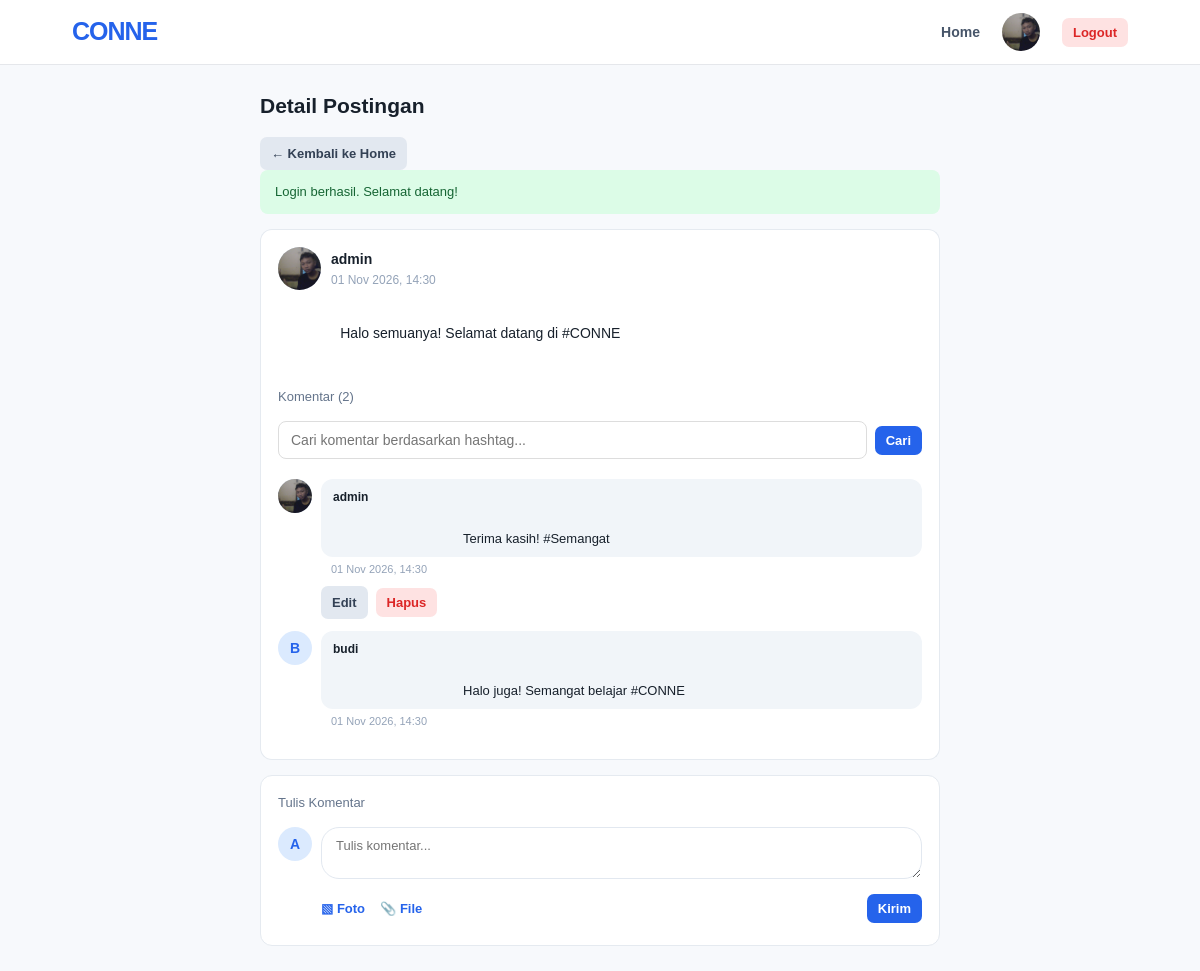
Page /pages/detail-post.php?id=1 (signed in) on the committed database.
### tables this page shows
CREATE TABLE `users` (
  `id` int NOT NULL,
  `username` varchar(50) NOT NULL,
  `email` varchar(100) NOT NULL,
  `password` varchar(255) NOT NULL,
  `bio` text,
  `profile_photo` varchar(255) DEFAULT NULL,
  `created_at` timestamp NULL DEFAULT CURRENT_TIMESTAMP,
  `updated_at` timestamp NULL DEFAULT CURRENT_TIMESTAMP ON UPDATE CURRENT_TIMESTAMP
);

CREATE TABLE `posts` (
  `id` int NOT NULL,
  `user_id` int NOT NULL,
  `content` varchar(250) NOT NULL,
  `image` varchar(255) DEFAULT NULL,
  `file` varchar(255) DEFAULT NULL,
  `file_name` varchar(255) DEFAULT NULL,
  `created_at` timestamp NULL DEFAULT CURRENT_TIMESTAMP,
  `updated_at` timestamp NULL DEFAULT CURRENT_TIMESTAMP ON UPDATE CURRENT_TIMESTAMP
);

CREATE TABLE `comments` (
  `id` int NOT NULL,
  `post_id` int NOT NULL,
  `user_id` int NOT NULL,
  `content` varchar(250) NOT NULL,
  `image` varchar(255) DEFAULT NULL,
  `file` varchar(255) DEFAULT NULL,
  `file_name` varchar(255) DEFAULT NULL,
  `created_at` timestamp NULL DEFAULT CURRENT_TIMESTAMP,
  `updated_at` timestamp NULL DEFAULT CURRENT_TIMESTAMP ON UPDATE CURRENT_TIMESTAMP
);

### helpers/functions.php (called while the page is built, shortened)
<?php
function e($value)
{
    return htmlspecialchars(
        (string) $value,
        ENT_QUOTES | ENT_SUBSTITUTE,
        'UTF-8'
    );
}
function get_flash()
{
    $flash = $_SESSION['flash'];
    return $flash;
}

### helpers/auth.php (called while the page is built, shortened)
<?php
require_once __DIR__ . '/functions.php';
function is_logged_in()
{
    return isset($_SESSION['user_id']);
}
function current_user_id()
{
    return (int) $_SESSION['user_id'];
}

### pages/detail-post.php (the view, shortened to what this page needs)
<?php
require_once __DIR__ . '/../helpers/auth.php';
$currentUser = current_user_id();
$postId = filter_var(
    $_GET['id'] ?? null,
    FILTER_VALIDATE_INT
);
$hashtag = trim($_GET['hashtag'] ?? '');
function show_detail_avatar($photo, $username, $small = false)
{
    $class = $small ? 'avatar avatar-small' : 'avatar';
    if (!empty($photo)) {
        echo '<img class="' . $class . '" src="' .
            BASE_URL . '/' . e($photo) .
            '" alt="Foto profil">';
    } else {
        $initial = strtoupper(
            function_exists('mb_substr')
                ? mb_substr($username, 0, 1, 'UTF-8')
                : substr($username, 0, 1)
        );
        echo '<div class="' . $class . '">';
        echo e($initial);
        echo '</div>';
    }
}
function detail_display_date($date)
{
    return date('d M Y, H:i', strtotime($date));
}
try {
    $postQuery = $pdo->prepare("
        SELECT
            p.*,
            u.username,
            u.profile_photo
        FROM posts p
        INNER JOIN users u ON p.user_id = u.id
        WHERE p.id = :id
        LIMIT 1
    ");
    $postQuery->execute([
        ':id' => $postId
    ]);
    $post = $postQuery->fetch();
$sql = "
    SELECT
        c.*,
        u.username,
        u.profile_photo
    FROM comments c
    INNER JOIN users u ON c.user_id = u.id
    WHERE c.post_id = :post_id
";
$params = [
    ':post_id' => $postId
];
$sql .= "
    ORDER BY c.created_at DESC, c.id DESC
";
$commentQuery = $pdo->prepare($sql);
$commentQuery->execute($params);
$comments = $commentQuery->fetchAll();
} catch (PDOException $e) {
    error_log('Detail post error: ' . $e->getMessage());
    set_flash('error', 'Gagal mengambil detail postingan.');
    redirect('/pages/home.php');
}
$flash = get_flash();
?>
<!DOCTYPE html>
<html lang="id">
<head>
    <link rel="stylesheet"
          href="<?= BASE_URL ?>/assets/css/style.css">
</head>
<body>
<?php require_once __DIR__ . '/../includes/navbar.php'; ?>
<main class="container">
    <h2 class="page-title">Detail Postingan</h2>
    <p>
        <a href="<?= BASE_URL ?>/pages/home.php"
           class="btn btn-secondary btn-small">
            &larr; Kembali ke Home
        </a>
    </p>
    <?php if ($flash): ?>
        <div class="alert <?= $flash['type'] === 'success'
            ? 'alert-success'
            : 'alert-error' ?>">
            <?= e($flash['message']); ?>
        </div>
    <?php endif; ?>
    <article class="post-card">
        <div class="post-header">
            <?php
            show_detail_avatar(
                $post['profile_photo'],
                $post['username']
            );
            ?>
            <div class="post-user">
                <strong>
                    <?= e($post['username']); ?>
                </strong>
                <div class="post-meta">
                    <?= e(detail_display_date($post['created_at'])); ?>
                </div>
            </div>
        </div>
        <?php if ($post['content'] !== ''): ?>
            <div class="post-content">
                <?= nl2br(e($post['content'])); ?>
            </div>
        <?php endif; ?>
    </article>
    <section class="card comment-section">
        <div class="comment-title">
            Komentar (<?= count($comments); ?>)
        </div>
<form method="GET"
      action="<?= BASE_URL ?>/pages/detail-post.php"
      class="hashtag-filter">
    <input
        type="text"
        name="hashtag"
        value="<?= e($hashtag); ?>"
        placeholder="Cari komentar berdasarkan hashtag..."
        maxlength="50"
    >
    <button type="submit" class="btn btn-primary btn-small">
        Cari
    </button>
</form>
        <?php if (empty($comments)): ?>
    <p style="font-size:13px;color:#94a3b8;">
        <?php if ($hashtag !== ''): ?>
            Tidak ada komentar dengan hashtag
            <strong><?= e($hashtag); ?></strong>.
        <?php else: ?>
            Belum ada komentar. Jadilah yang pertama berkomentar!
        <?php endif; ?>
    </p>
        <?php else: ?>
            <?php foreach ($comments as $comment): ?>
                <div class="comment-item">
                    <?php
                    show_detail_avatar(
                        $comment['profile_photo'],
                        $comment['username'],
                        true
                    );
                    ?>
                    <div style="flex:1;min-width:0;">
                        <div class="comment-bubble">
                            <strong>
                                <?= e($comment['username']); ?>
                            </strong>
                            <?php if ($comment['content'] !== ''): ?>
                                <div class="comment-content">
                                    <?= nl2br(e($comment['content'])); ?>
                                </div>
                            <?php endif; ?>
                        </div>
                        <div class="comment-time">
                            <?= e(detail_display_date($comment['created_at'])); ?>
                        </div>
                        <?php if ((int) $comment['user_id'] === (int) $currentUser): ?>
    <div class="comment-actions">
        <a
            href="<?= BASE_URL ?>/pages/edit-comment.php?id=<?= (int) $comment['id']; ?>"
            class="btn btn-secondary btn-small"
        >
            Edit
        </a>
        <form
            action="<?= BASE_URL ?>/actions/delete-comment.php"
            method="POST"
            onsubmit="return confirm('Yakin ingin menghapus komentar ini?');"
        >
            <button type="submit" class="btn btn-danger btn-small">
                Hapus
            </button>
        </form>
    </div>
<?php endif; ?>
                    </div>
                </div>
            <?php endforeach; ?>
        <?php endif; ?>
    </section>
    <section class="card">
        <div class="comment-title">
            Tulis Komentar
        </div>
        <form
            action="<?= BASE_URL ?>/actions/store-comment.php"
            method="POST"
            enctype="multipart/form-data"
            class="comment-form"
        >
            <div class="comment-main">
                <textarea
                    name="content"
                    class="comment-input"
                    rows="2"
                    maxlength="250"
                    placeholder="Tulis komentar..."
                ></textarea>
                <div class="comment-tools">
                    <div class="upload-actions">
                        <label
                            for="comment-image"
                            class="upload-label"
                        >
                            ▧ Foto
                        </label>
                        <label
                            for="comment-file"
                            class="upload-label"
                        >
                            📎 File
                        </label>
                    </div>
                    <button type="submit"
                            class="btn btn-primary btn-small">
                        Kirim
                    </button>
                </div>
            </div>
        </form>
    </section>
</main>
</body>
</html>

### includes/navbar.php (shortened to what this page needs)
<?php
require_once __DIR__ . '/../helpers/auth.php';
$navbarQuery = $pdo->prepare("
    SELECT username, profile_photo
    FROM users
    WHERE id = :id
");
$navbarQuery->execute([
    ':id' => current_user_id()
]);
$navbarUser = $navbarQuery->fetch();
?>
<nav class="navbar">
    <a href="<?= BASE_URL ?>/pages/home.php" class="logo">
        CONNE
    </a>
    <div class="nav-menu">
        <a href="<?= BASE_URL ?>/pages/home.php">
            Home
        </a>
        <a
            href="<?= BASE_URL ?>/pages/profile.php"
            class="navbar-profile-link"
            title="Profil"
        >
            <?php if (!empty($navbarUser['profile_photo'])): ?>
                <img
                    src="<?= BASE_URL . '/' . e($navbarUser['profile_photo']); ?>"
                    alt="Foto profil"
                    class="navbar-profile-photo"
                >
            <?php else: ?>
                <span class="navbar-profile-initial">
                    <?= strtoupper(substr($navbarUser['username'] ?? 'U', 0, 1)); ?>
                </span>
            <?php endif; ?>
        </a>
        <form
            action="<?= BASE_URL ?>/actions/logout.php"
            method="POST"
        >
            <button
                type="submit"
                class="btn btn-danger btn-small"
            >
                Logout
            </button>
        </form>
    </div>
</nav>

### assets/css/style.css (style rules this page uses)
* { margin: 0; padding: 0; box-sizing: border-box; }
body { font-family: Arial, Helvetica, sans-serif; background: #f7f9fc; color: #17202b; line-height: 1.5; }
a { text-decoration: none; color: inherit; }
button, input, textarea { font-family: inherit; }
.navbar { background: #ffffff; border-bottom: 1px solid #e5e7eb; padding: 13px 6%; display: flex; justify-content: space-between; align-items: center; position: sticky; top: 0; z-index: 10; }
.logo { font-size: 25px; font-weight: 800; color: #2563eb; letter-spacing: -1px; }
.nav-menu { display: flex; align-items: center; gap: 22px; }
.nav-menu a { font-size: 14px; font-weight: 600; color: #475569; }
.container { max-width: 680px; width: 94%; margin: 25px auto; }
.page-title { font-size: 21px; margin-bottom: 15px; }
.card { background: #ffffff; border: 1px solid #e5eaf0; border-radius: 12px; padding: 17px; margin-bottom: 15px; }
.avatar { width: 43px; height: 43px; min-width: 43px; border-radius: 50%; object-fit: cover; background: #dbeafe; display: flex; align-items: center; justify-content: center; color: #2563eb; font-weight: bold; font-size: 17px; overflow: hidden; }
.avatar-small { width: 34px; height: 34px; min-width: 34px; font-size: 14px; }
.btn { border: none; border-radius: 7px; padding: 9px 17px; font-size: 13px; font-weight: 600; cursor: pointer; display: inline-flex; align-items: center; justify-content: center; gap: 5px; }
.btn-primary { background: #2563eb; color: white; }
.btn-danger { background: #fee2e2; color: #dc2626; }
.btn-secondary { background: #e2e8f0; color: #334155; }
.btn-small { padding: 7px 11px; }
.upload-actions { display: flex; align-items: center; gap: 15px; }
.upload-label { display: inline-flex; align-items: center; gap: 5px; color: #2563eb; font-size: 13px; font-weight: 600; cursor: pointer; }
.post-card { background: #ffffff; border: 1px solid #e5eaf0; padding: 17px; margin-bottom: 0; border-radius: 0; border-bottom: none; }
.post-card:first-of-type { border-radius: 12px 12px 0 0; }
.post-header { display: flex; align-items: center; gap: 10px; }
.post-user { flex: 1; min-width: 0; }
.post-user strong { font-size: 14px; }
.post-meta { font-size: 12px; color: #94a3b8; }
.post-content { margin: 12px 0; white-space: pre-wrap; overflow-wrap: anywhere; font-size: 14px; }
.comment-section { background: #ffffff; border: 1px solid #e5eaf0; border-top: none; padding: 14px 17px 17px; margin-bottom: 15px; border-radius: 0 0 12px 12px; }
.comment-title { font-size: 13px; color: #64748b; margin-bottom: 12px; }
.comment-item { display: flex; gap: 9px; margin-bottom: 12px; }
.comment-bubble { background: #f1f5f9; border-radius: 12px; padding: 9px 12px; flex: 1; min-width: 0; }
.comment-bubble strong { display: block; font-size: 12px; margin-bottom: 3px; }
.comment-content { font-size: 13px; white-space: pre-wrap; overflow-wrap: anywhere; }
.comment-time { color: #94a3b8; font-size: 11px; margin: 4px 0 0 10px; }
.comment-form { display: flex; gap: 9px; align-items: flex-start; margin-top: 15px; }
.comment-main { flex: 1; min-width: 0; }
.comment-input { width: 100%; border: 1px solid #e2e8f0; border-radius: 18px; padding: 10px 14px; font-size: 13px; resize: vertical; min-height: 40px; outline: none; }
.comment-tools { display: flex; justify-content: space-between; align-items: center; margin-top: 8px; gap: 8px; }
.alert { padding: 12px 15px; border-radius: 8px; margin-bottom: 15px; font-size: 13px; }
.alert-success { background: #dcfce7; color: #166534; }
.comment-actions { display: flex; align-items: center; gap: 8px; margin-top: 8px; }
.comment-actions form { margin: 0; }
.hashtag-filter { display: flex; align-items: center; gap: 8px; flex-wrap: wrap; margin: 15px 0 20px; }
.hashtag-filter input { flex: 1; min-width: 180px; padding: 10px 12px; border: 1px solid #ddd; border-radius: 8px; font-size: 14px; }
.hashtag-filter button, .hashtag-filter a { white-space: nowrap; }
.navbar-profile-link { display: flex; align-items: center; justify-content: center; text-decoration: none; }
.navbar-profile-photo, .navbar-profile-initial { width: 38px; height: 38px; border-radius: 50%; object-fit: cover; }

### rows in the picture
users: profile_photo (picture)
posts: user.profile_photo (picture), user.username "admin", created_at "01 Nov 2026, 14:30", content "Halo semuanya! Selamat datang di #CONNE"
comments: user.profile_photo (picture), user.username "admin", content "Terima kasih! #Semangat", created_at "01 Nov 2026, 14:30"
comments: user.username "B", user.username "budi", content "Halo juga! Semangat belajar #CONNE", created_at "01 Nov 2026, 14:30"

### other values in the picture
$flash['message'] "Login berhasil. Selamat datang!"
count($comments) "2"
$initial "A"
